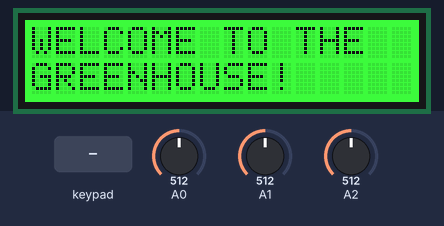
This sketch was run on a simulated Arduino Uno, built with avr-gcc and run on an emulated ATmega328P. Shown: 16×2 character LCD. The test bench sets the inputs (shaded band); at power-on: A0 = 512, A1 = 512, A2 = 512.

Above: at 1.3 s.
1.4 s: key 'U' pressed
At 2.2 s:
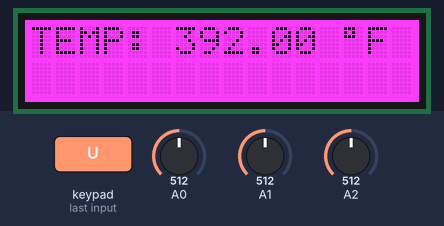
2.9 s: key 'D' pressed
At 3.2 s:
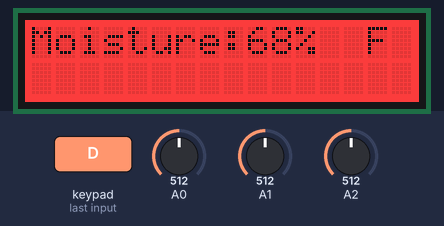
4.4 s: key 'L' pressed
At 4.9 s:
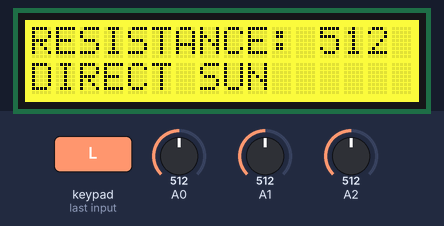
5.9 s: key 'R' pressed
At 6.2 s:
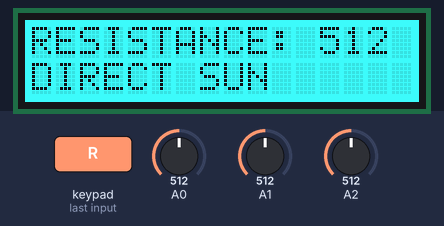
7.4 s: key 'D' pressed
At 7.8 s:
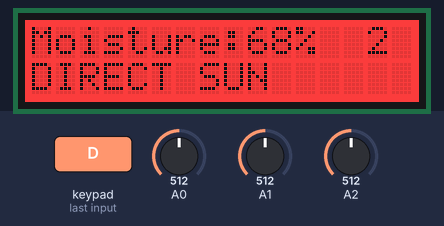
8.9 s: key 'R' pressed
At 9.7 s:
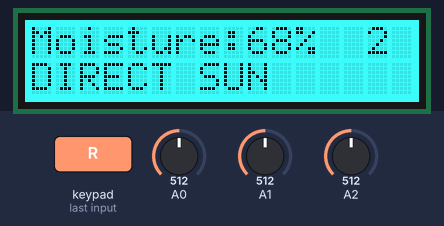
Timing chart, 0 to 11.4 s (numbered marks = the images above; inputs shaded):
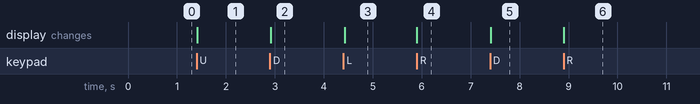

The sketch:

plant_monitoring_systemRGB.ino
```cpp
/**
 * Plant monitoring system using Adafruit RGB LCD 16x2 with buttons
 */

#include <LiquidCrystal.h>
#include <Adafruit_RGBLCDShield.h>

// Declare lcd object
Adafruit_RGBLCDShield lcd = Adafruit_RGBLCDShield();

// enum of Backlight colors
enum BackLightColor { RED=0x1, YELLOW=0x3, GREEN=0x2, TEAL=0x6, BLUE=0x4, VIOLET=0x5, WHITE=0x7 };

// current button clicked
uint8_t button;

/**
 * setup code that runs once
 */
void setup() {
  lcd.begin(16, 2);
  opening_display();
}

/**
 * loop continuously while program is running
 */
void loop() {
  // put your main code here, to run repeatedly:
  read_button();
}

/**
 * homescreen lcd display
 */
void opening_display() {
  lcd.clear();
  lcd.setBacklight(GREEN);
  lcd.print(F("WELCOME TO THE"));
  lcd.print(F("                          "));
  lcd.print(F("GREENHOUSE!"));

}

/**
 * photoresistor sensor reads and displays light intensity data
 * max val for the sensor is 1023
 * https://create.arduino.cc/projecthub/MisterBotBreak/how-to-use-a-photoresistor-46c5eb
 */
void photo_resistor() {
  lcd.clear();
  lcd.setCursor(0,0);
  int value = analogRead(A0);
  lcd.print("RESISTANCE: ");
  lcd.print(value);

  lcd.setCursor(0,1);

  if (value < 20) {
    lcd.print(F("DARK LIGHT"));
  }
  else if (value < 50) {
    lcd.print(F("DIM LIGHT"));
  }
  else if (value < 150) {
    lcd.print(F("PARTIAL SHADE"));
  }
  else if (value < 300) {
    lcd.print(F("PARTIAL SUN"));
  }
  else {
    lcd.print(F("DIRECT SUN"));
  }
}

/**
 * temperature sensor reads and displays temperature in degrees fahrenheit
 * https://learn.adafruit.com/tmp36-temperature-sensor
 */
void temperature() {
  lcd.clear();
  lcd.setCursor(0,0);
  float voltage = analogRead(A1) * ((float)5000/1024); // voltage in millivolts
  float tempC = (voltage - 500) / 10;  // millivolts to celcius
  float tempF = tempC * 1.8 + 32; // millivolts to farhenheit
  lcd.print("TEMP: ");     // TEMP: degree *F
  lcd.print(tempF);
  lcd.print(" ");
  lcd.write(0xDF);
  lcd.print("F");
}

/**
 * moisture sensor reads and displays analog data
 */
void moisture() {
  lcd.setCursor(0,0);
  int analog = analogRead(A2);
  double decimal = (1000 - analog) / ((double)715);
  int percent = decimal * 100;
  lcd.print("Moisture:");
  lcd.print(percent);
  lcd.print("%  ");
}

/**
 * button behaviors
 * change background colors based on button pressed
 */
void read_button() {
  button = lcd.readButtons();
   if (button) {
    if (button & BUTTON_UP) {   // if up is pressed, display temperature
      lcd.setBacklight(VIOLET);
      temperature();
    }
    if (button & BUTTON_DOWN) {  // if down is pressed, display soil moisture
      lcd.setBacklight(RED);
      moisture();
    }
    if (button & BUTTON_LEFT) {  // if left button is pressed, print photoresistor data
      lcd.setBacklight(YELLOW);
      photo_resistor();
    }
    if (button & BUTTON_RIGHT) {
      lcd.setBacklight(TEAL);
    }
    if (button & BUTTON_SELECT) {  // if select button is pressed, return to home screen
      lcd.setBacklight(GREEN);
      opening_display();
    }
   }

}
```

Measured:
- after the input at 1.4 s, the display: changes at once (image 1)
- after the input at 2.9 s, the display: changes at once (image 2)
- after the input at 4.4 s, the display: changes at once (image 3)
- after the input at 5.9 s, the display: changes at once (image 4)
- after the input at 7.4 s, the display: changes at once (image 5)
- after the input at 8.9 s, the display: changes at once (image 6)
